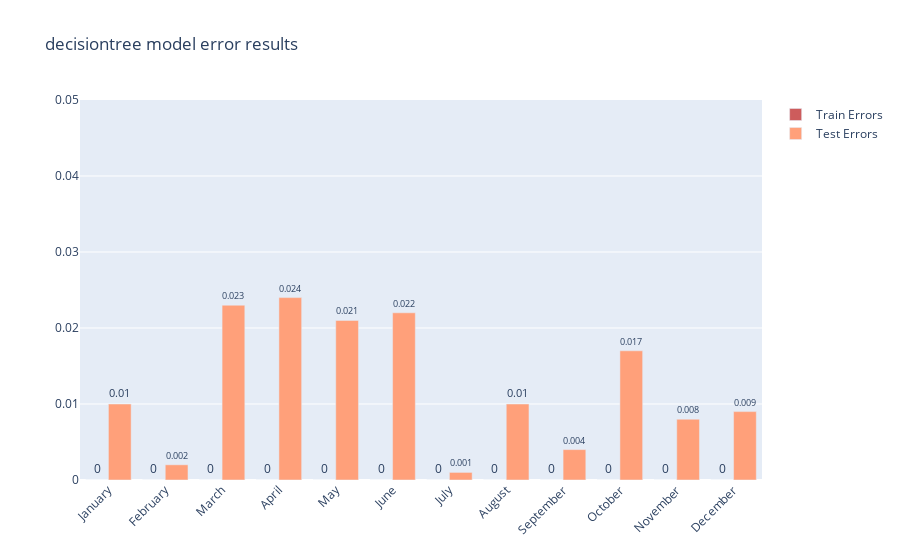

Notebook code cell kept with this figure:
### Code cell
plot_resulst(train_errors,test_errors,"decisiontree")

### Figure 1 — Plotly figure (JSON) as saved in the notebook; plotly's stock layout.template omitted (floating-point values rounded to 4 significant figures)
{"data": [{"marker": {"color": "indianred"}, "name": "Train Errors", "text": [0, 0, 0, 0, 0, 0, 0, 0, 0, 0, 0, 0], "textposition": "outside", "type": "bar", "x": ["January", "February", "March", "April", "May", "June", "July", "August", "September", "October", "November", "December"], "y": [0, 0, 0, 0, 0, 0, 0, 0, 0, 0, 0, 0]}, {"marker": {"color": "lightsalmon"}, "name": "Test Errors", "text": [0.01, 0.002, 0.023, 0.024, 0.021, 0.022, 0.001, 0.01, 0.004, 0.017, 0.008, 0.009], "textposition": "outside", "type": "bar", "x": ["January", "February", "March", "April", "May", "June", "July", "August", "September", "October", "November", "December"], "y": [0.01, 0.002, 0.023, 0.024, 0.021, 0.022, 0.001, 0.01, 0.004, 0.017, 0.008, 0.009]}], "layout": {"barmode": "group", "title": {"text": "decisiontree model error results"}, "xaxis": {"tickangle": -45}, "yaxis": {"range": [0, 0.05]}}}
